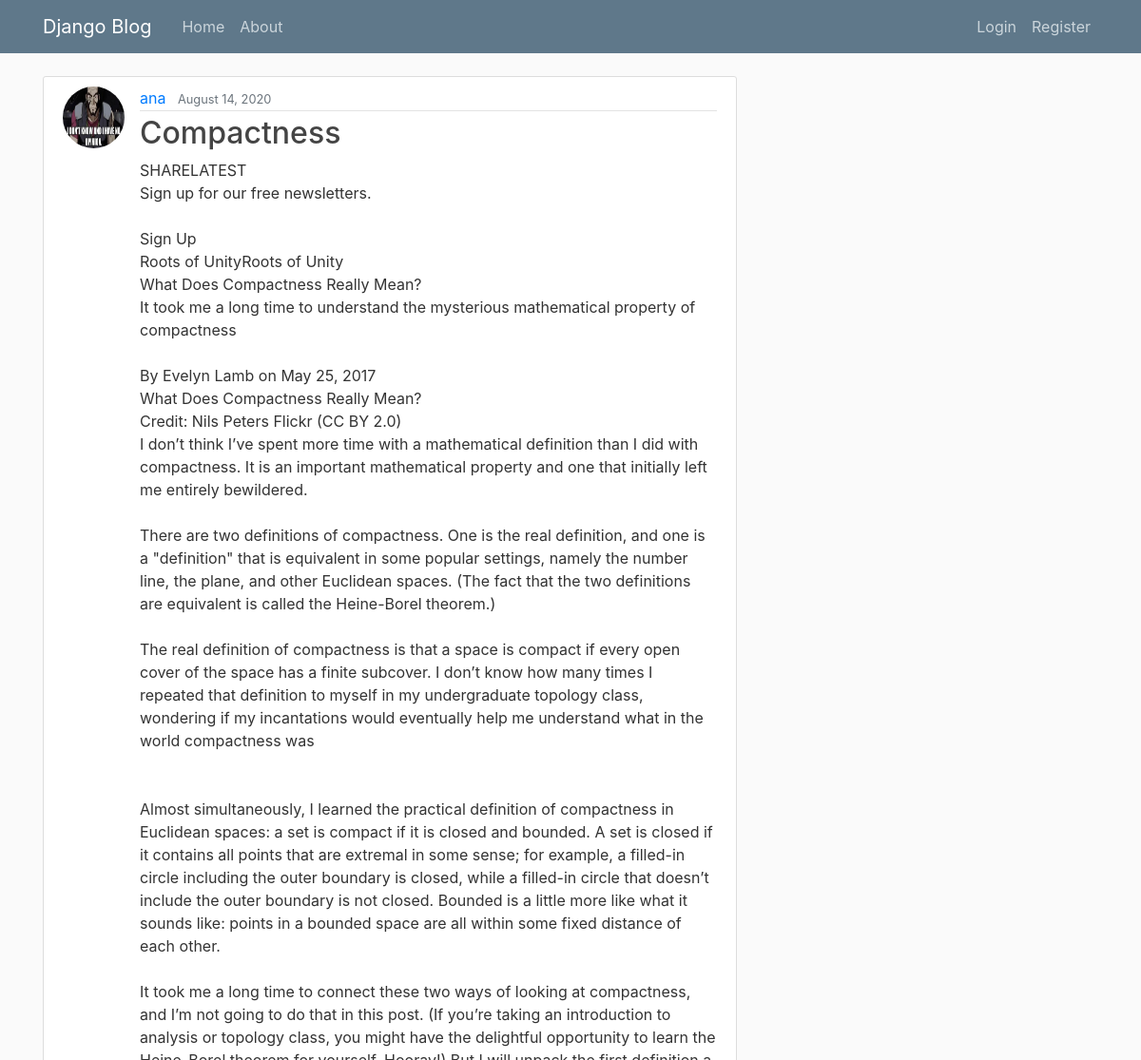
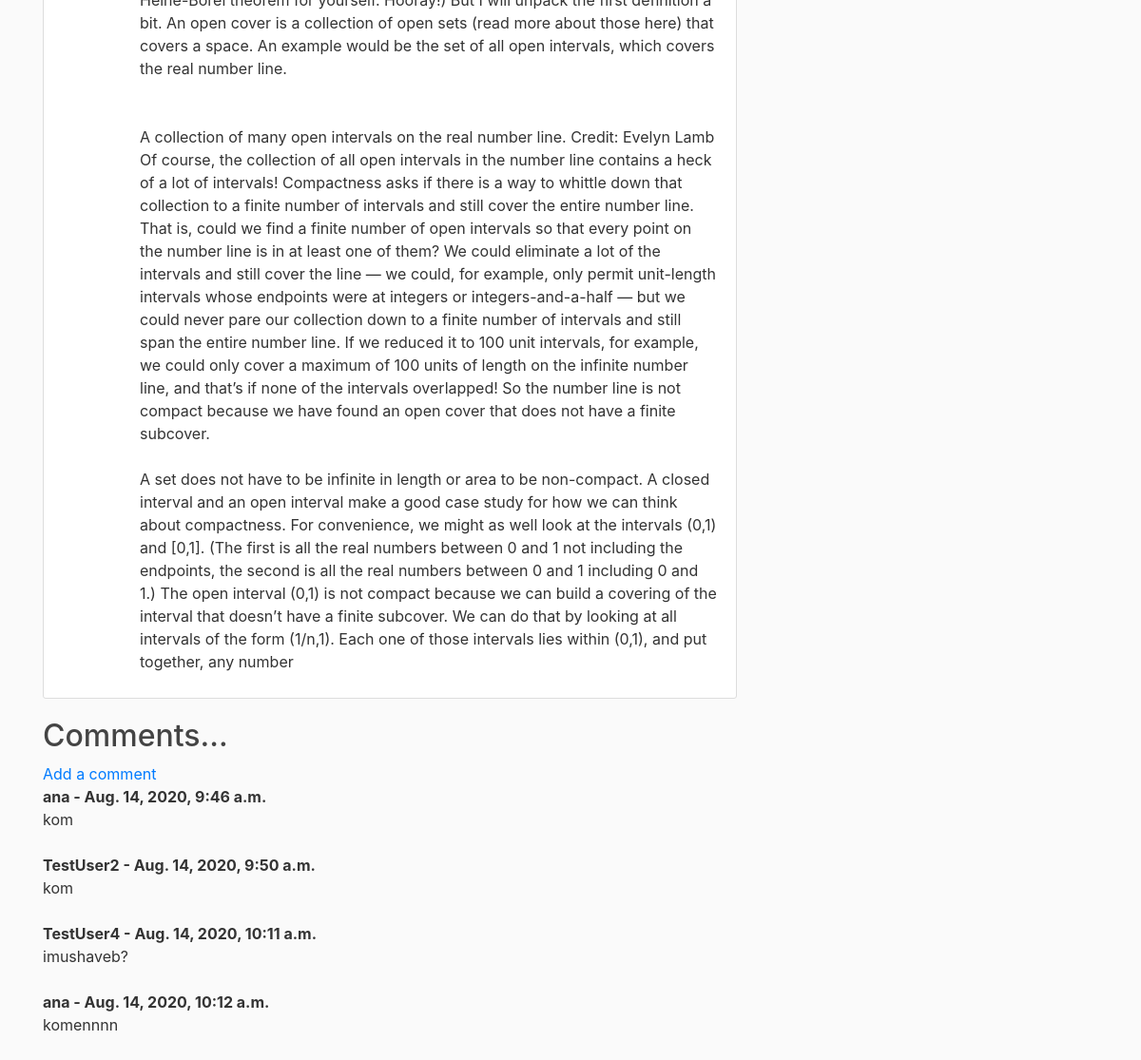
Page /blog/post/31 on the committed database (2 pictures, top to bottom).
### blog/models.py (models this page shows, shortened)
class Post(models.Model):
    title = models.CharField(max_length=100)
    content = models.TextField()
    date_posted = models.DateTimeField(default=timezone.now)
    author = models.ForeignKey(User, on_delete=models.CASCADE)

class BlogComment(models.Model):
    post = models.ForeignKey(Post, related_name="comments", on_delete=models.CASCADE, default='')
    comment = models.TextField()
    date_posted = models.DateTimeField(default=timezone.now)
    author = models.ForeignKey(User, on_delete=models.CASCADE)

### user/models.py (models this page shows, shortened)
class Profile(models.Model):
    user = models.OneToOneField(User, on_delete=models.CASCADE)
    image = models.ImageField(default='default.jpg', upload_to='profile_pics')

### blog/views.py (the view)
# urls.py: path("post/<int:pk>", PostDitailView.as_view(), name="post-detail"),
class PostDitailView(DetailView):
    model = Post

### templates/blog/post_detail.html (shortened to what this page needs)
{% extends "blog/base.html"%}
{% block content %}
    <article class="media content-section">
        <img class="rounded-circle article-img" src="{{ object.author.profile.image.url }}">
        <div class="media-body">
        <div class="article-metadata">
          <a class="mr-2" href="{% url 'user-posts' object.author.username %}">{{ object.author }}</a>
          <small class="text-muted">{{ object.date_posted|date:"F d, Y" }}</small>
        </div>
        <h2>{{ object.title }}</h2>
        <p class="article-content">{{ object.content }}</p>
      </div>
    </article>
    <h2>Comments...</h2>
    <a href={% url 'post-comment' post.pk %}>Add a comment</a>
          <br/>
    {% if not post.comments.all %}
        No Comments yet...
    {% else %}
        {% for comment in post.comments.all %}
            <strong>
            {{ comment.author }} -
            {{ comment.date_posted }}
            </strong>
            <br/>
            {{ comment.comment }}
            <br/>
            <br/>
        {% endfor %}
        <br/>
    {% endif %}
{% endblock content %}

### blog/static/blog/main.css (style rules this page uses)
body { background: #fafafa; color: #333333; margin-top: 5rem; }
h1, h2, h3, h4, h5, h6 { color: #444444; }
.content-section { background: #ffffff; padding: 10px 20px; border: 1px solid #dddddd; border-radius: 3px; margin-bottom: 20px; }
.article-content { white-space: pre-line; }
.article-img { height: 65px; width: 65px; margin-right: 16px; }
.article-metadata { padding-bottom: 1px; margin-bottom: 4px; border-bottom: 1px solid #e3e3e3 }

### rows in the picture
Post: author.profile.image (picture), author "ana", date_posted "August 14, 2020", title "Compactness", content "SHARELATEST Sign up for our free newsletters. Sign Up Roots of UnityRoots of Unity What Does Compactness Really Mean? It took me a long time to understand the mysterious mathematical property of compactness By Evelyn Lamb on May 25, 2017 What Does Compactness Really Mean? Credit: Nils Peters Flickr (CC BY 2.0) I don’t think I’ve spent more time with a mathematical definition than I did with compactness. It is an important mathematical property and one that initially left me entirely bewildered. There are two definitions of compactness. One is the real definition, and one is a \"definition\" that is equivalent in some popular settings, namely the number line, the plane, and other Euclidean…"
BlogComment: author "ana", date_posted "Aug. 14, 2020, 9:46 a.m.", comment "kom"
BlogComment: author "TestUser2", date_posted "Aug. 14, 2020, 9:50 a.m.", comment "kom"
BlogComment: author "TestUser4", date_posted "Aug. 14, 2020, 10:11 a.m.", comment "imushaveb?"
BlogComment: author "ana", date_posted "Aug. 14, 2020, 10:12 a.m.", comment "komennnn"
